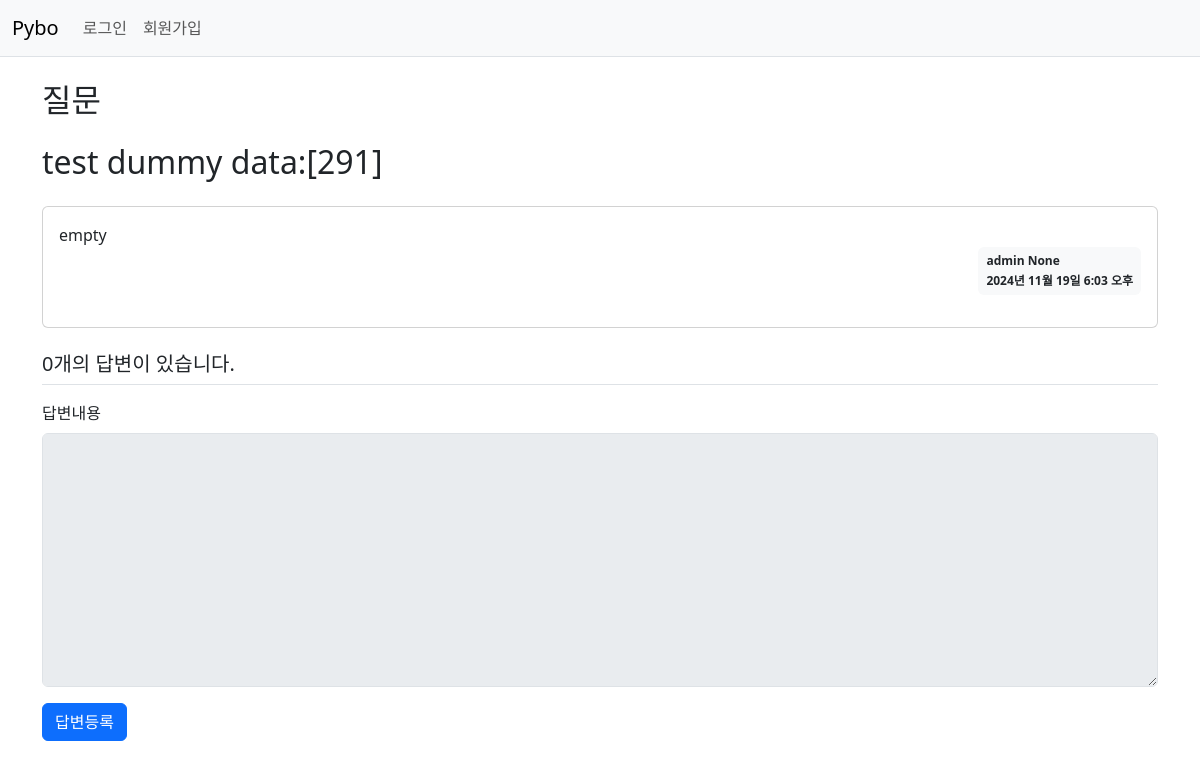
The app's page /pybo/299/, older data.
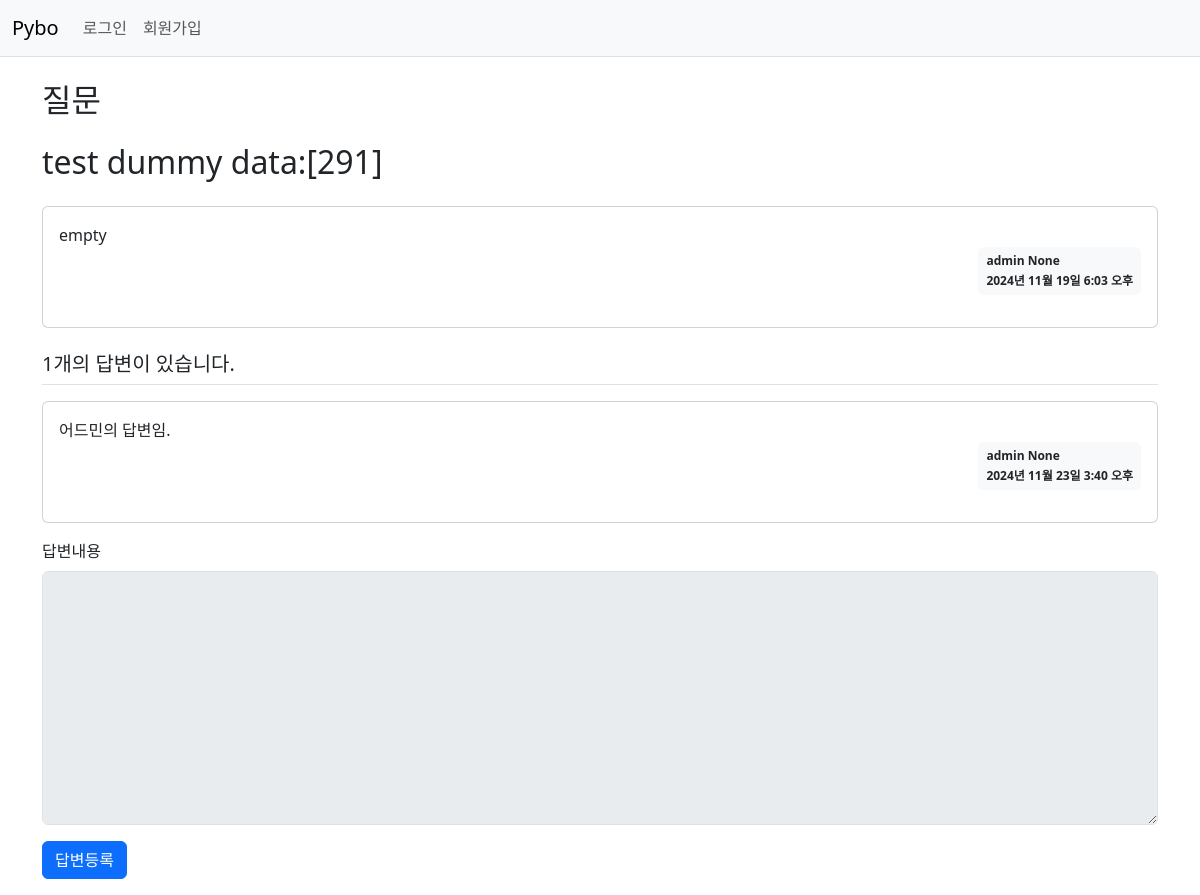
The same page, newer data.
### pybo/models.py (models this page shows, shortened)
class Question(models.Model):
    author = models.ForeignKey(User, on_delete=models.CASCADE, default=1)
    subject = models.CharField(max_length=200)
    content = models.TextField()
    ip_address = models.CharField(max_length=20, null=True)
    modify_date = models.DateTimeField(null=True, blank=True)
    create_date = models.DateTimeField()

class Answer(models.Model):
    author = models.ForeignKey(User, on_delete=models.CASCADE, default=1)
    question = models.ForeignKey(Question, on_delete=models.CASCADE)
    content = models.TextField()
    ip_address = models.CharField(max_length=20, null=True)
    modify_date = models.DateTimeField(null=True, blank=True)
    create_date = models.DateTimeField()

### pybo/views/base_views.py (the view)
# urls.py: path('<int:question_id>/', base_views.detail, name='detail'), # detail 함수가 실행됨.
def detail(request, question_id):
    question = Question.objects.get(id=question_id) # 정직하게 오브젝트만 가져옴
    context = {'question' : question}
    if question.ip_address:
        ip_address = question.ip_address.split('.')
        context['ip_address'] = f"{ip_address[0]}.{ip_address[1]}"
    return render(request, 'pybo/question_detail.html', context)

### templates/pybo/question_detail.html (shortened to what this page needs)
{% extends "base.html" %}
{% block content %}
<div class="container my-3">
    <h2 class="border=bottom py-2">질문</h2>
    <h2 class="border=bottom py-2">{{question.subject}} </h2>
    <div class="card my-3">
        <div class='card-body'>
            <div class="card-text" style="white-space: pre-line;">{{question.content}} </div>
            <div class='d-flex justify-content-end'>
                <div class='badge bg-light text-dark p-2 text-start'>
                    <div class="mb-2">{{ question.author.username }} {{ question.ip_address }}</div>
                    <div>{{question.create_date}}</div>
                </div>
            </div>
        </div>
    </div>
    <h5 class='border-bottom my-3 py-2'>{{question.answer_set.count}}개의 답변이 있습니다.</h5>
    {% for answer in question.answer_set.all %}
    <div class='card my-3'>
        <div class='card-body'>
            <div class='card-text' style='white-space: pre-line;'>{{answer.content}} </div>
            <div class='d-flex justify-content-end'>
                <div class='badge bg-light text-dark p-2 text-start'>
                    <div class="mb-2">{{ answer.author.username }} {{ answer.ip_address }}</div>
                    <div>{{answer.create_date}}</div>
                </div>
            </div>
        </div>
    </div>
    {% endfor %}
    <form action="{% url 'pybo:answer_create' question_id=question.id %}", method='post', class='my-3'>
        <div class='mb-3'>
            <label for='content' class='form-label'>답변내용</label>
            <textarea {% if not user.is_authenticated %}disabled{% endif %}
            name='content' id='content' class='form-control' rows='10'></textarea>
        </div>
        <input type="submit" value='답변등록' class='btn btn-primary'>
    </form>
</div>
{% endblock %}

Row changes from the older to the newer data that the page shows:
computed for Question "test dummy data:[291]": answer_set.count "0" → "1"
added Answer: content "어드민의 답변임.", author.username "admin", ip_address "None", create_date "2024년 11월 23일 3:40 오후"
